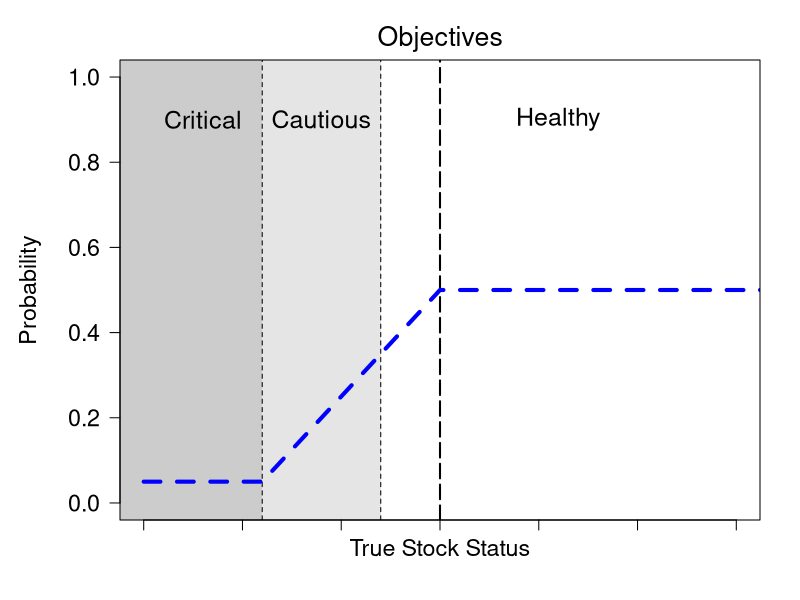
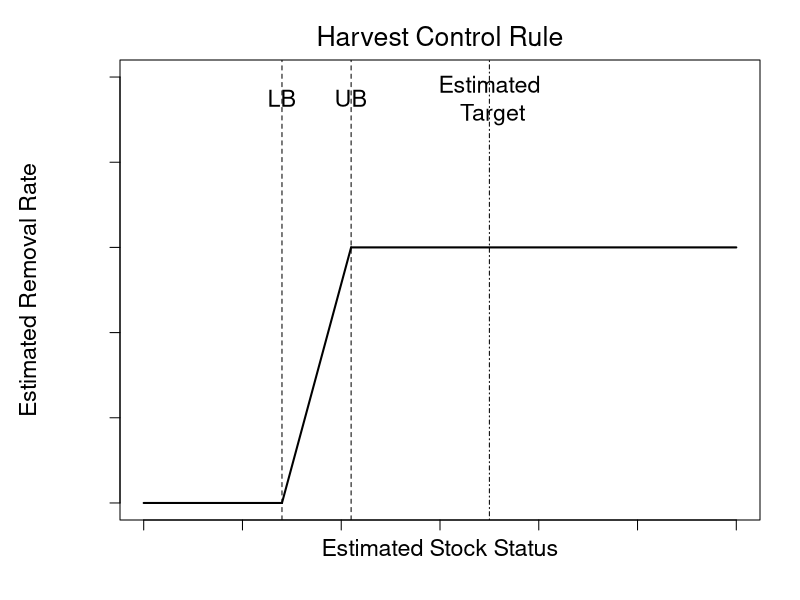

Generate these figures, in order, with R:
# Function to plot DFO harvest policy in 3 panels:
# (a) Objectives
# (b) Harvest control rule
# (c) Risk probabilities.

.plotObjectives <- function( B0=100, target=30, lrpMult=0.4, usrMult=0.8,
                             lowProb=0.05, hiProb=0.5,
                             xLim=NULL, yLim=NULL )
{
  if ( is.null(xLim) )
    xLim <- c( 0,B0 )
    
  if ( is.null(yLim) )
    yLim <- c(0,1)
  
  LRP <- lrpMult * target
  USR <- usrMult * target
  
  plot( xLim, yLim, type="n", axes=FALSE, xlab="", ylab="" )
  
  usr <- par( "usr" )
  
  rect( usr[1],usr[3],LRP, usr[4], border=NA, col="gray80" )
  rect( LRP,usr[1],USR,    usr[4], border=NA, col="gray90" )
  rect( USR,usr[3],usr[2], usr[4], border=NA, col="gray100" )
  
  #rect( usr[1],usr[3],LRP, usr[4], border=NA, col="pink" )
  #rect( LRP,usr[1],USR,    usr[4], border=NA, col="yellow" )
  #rect( USR,usr[3],usr[2], usr[4], border=NA, col="green" ) 
  
  abline( v=LRP, lty=2 )
  abline( v=USR, lty=2 )
  abline( v=target, lty=5, lwd=2 )
  
  #text( LRP,   0.8, cex=1.4, "LRP" )
  #text( USR,   0.8, cex=1.4, "USR" )
  #text( target,0.8, cex=1.4, "Target" )
  
  text( LRP/2, 0.9,              cex=1.5, "Critical" )
  text( LRP+(USR-LRP)/2, 0.9,    cex=1.5, "Cautious" )
  text( USR+(xLim[2]-USR)/2,0.9, cex=1.5, "Healthy" )
  
  LRP <- lrpMult * target
  USR <- usrMult * target
  SSB <- seq( 0,B0,1 )
    
  #abline( v=LRP, lty=2 )
  #abline( v=USR, lty=2 )
  #abline( v=target, lty=4 )

  # Scaled "risk" probability.
  pDecline <- lowProb + (hiProb-lowProb) * (SSB-LRP)/(target-LRP)
  
  pDecline <- ifelse( SSB < LRP, 0.05, pDecline )
  pDecline <- ifelse( SSB > target, 0.5,  pDecline )
  
  lines( SSB, pDecline, lty=2, lwd=4, col="blue" )
  
  #text( (USR-LRP)/2+LRP+2, 0.35, "Acceptable Probability of Decline", cex=1.3, srt=40, col="red" )
  
  #points( LRP, lowProb, pch=16 )
  #points( target,0.5,   pch=16 )
  
  #text( LRP,    lowProb, cex=1.5, pos=1, offset=0.5,
  #      paste( "(P=",lowProb,")" ) )
  #text( target, hiProb,  cex=1.5, pos=2, offset=1,
  #      paste( "(P=",hiProb,")",sep="" ) )
  
  pUSR <- lowProb + (hiProb-lowProb) * ( USR-LRP)/(target-LRP)
  #text( USR,    pUSR,    cex=1.5, pos=2, offset=1,
  #      paste( "(P=",pUSR,")",sep="" ) )  
  
  axis( side=1, cex=1.0, labels=FALSE )
  axis( side=2, cex.axis=1.4, las=2 )
  box()
  
  mtext( side=1, line=1.0, cex=1.4, "True Stock Status" )
  mtext( side=2, line=4,   cex=1.4, "Probability"  )
  mtext (side=3, line=0.5, cex=1.6, "Objectives" )
}

.plotHCR <- function( B0=100, target=30, lbMult=0.4, ubMult=0.6, remRate=0.6,
                      xLim=NULL, yLim=NULL )
{
  if ( is.null(xLim) )
    xLim <- c( 0,B0 )

  if ( is.null(yLim) )
    yLim <- c(0,1)

  lb <- lbMult * target
  ub <- ubMult * target

  plot( xLim, yLim, type="n", axes=FALSE, xlab="", ylab="" )
  
  segments( 0,0, lb,0,       lty=1, lwd=2 )
  segments( lb,0,ub,remRate, lty=1, lwd=2 )
  segments( ub, remRate, xLim[2], remRate, lty=1, lwd=2 )

  abline( v=lb, lty=2 )
  abline( v=ub, lty=2 )
  abline( v=target, lty=4 )

  text( lb,     0.95, cex=1.4, "LB" )
  text( ub,     0.95, cex=1.4, "UB" )
  text( target, 0.95, cex=1.4, "Estimated\n Target" )

  axis( side=1, cex=1.0, labels=FALSE )
  axis( side=2, cex=1.0, labels=FALSE, las=2 )
  box()

  mtext( side=1, line=1.0, cex=1.4, "Estimated Stock Status" )
  mtext( side=2, line=4, cex=1.4, "Estimated Removal Rate" )
  mtext( side=3, line=0.5, cex=1.6, "Harvest Control Rule" )
}

.plotPrDecline <- function( B0=100, target=30, lrpMult=0.4, usrMult=0.8,
                           lowProb=0.05, hiProb=0.5, xLim=NULL, yLim=NULL )
{
  if ( is.null(xLim) )
    xLim <- c(0,B0 )
  if ( is.null(yLim) )
    yLim <- c(0,1)

  LRP <- lrpMult * target
  USR <- usrMult * target
  SSB <- seq( 0,B0,1 )
    
  plot( xLim, yLim, type="n", axes=FALSE, xlab="", ylab="" )

  abline( v=LRP, lty=2 )
  abline( v=USR, lty=2 )
  abline( v=target, lty=4 )

  # Scaled "risk" probability.
  pDecline <- lowProb + (hiProb-lowProb) * (SSB-LRP)/(target-LRP)
  
  pDecline <- ifelse( SSB < LRP, 0.05, pDecline )
  pDecline <- ifelse( SSB > target, 0.5,  pDecline )
  
  lines( SSB, pDecline, lty=1, lwd=2 )
  
  #points( LRP, lowProb, pch=16 )
  #points( target,0.5,   pch=16 )
  
  text( LRP,    lowProb, cex=1.75, pos=1, offset=0.5,
        paste( "(LRP, P=",lowProb,")" ) )
  text( target, hiProb,  cex=1.75, pos=2, offset=1,
        paste( "(Target, P=",hiProb,")",sep="" ) )
  
  pUSR <- lowProb + (hiProb-lowProb) * ( USR-LRP)/(target-LRP)
  text( USR,    pUSR,    cex=1.75, pos=2, offset=1,
        paste( "(USR, P=",pUSR,")",sep="" ) )
  
  axis( side=1, cex.axis=1.2, labels=FALSE )
  axis( side=2, cex.axis=1.6, las=2 )
  box()
  
  mtext( side=1, line=1.5, cex=1.2, "Stock Status" )
  mtext( side=2, line=4,   cex=1.2, "Acceptable P(decline)"  )
}

.plotMgmt <- function()
{
  par( oma=c(1,1,1,1), mar=c(3,5,2,1), mfrow=c(1,1) )
  
  .plotObjectives( B0=100, target=30, lrpMult=0.4, usrMult=0.8, xLim=c(0,60) )
  scan()
  
#  .plotPrDecline( B0=100, target=30, lrpMult=0.4, usrMult=0.8, lowProb=0.05,
#                 hiProb=0.5, xLim=c(0,60), yLim=c(0,0.55) )
  
  .plotHCR( B0=100, target=35, lbMult=0.4, ubMult=0.6, remRate=0.6, xLim=c(0,60) )

  par( mfrow=c(1,1) )
}

.plotMgmt()